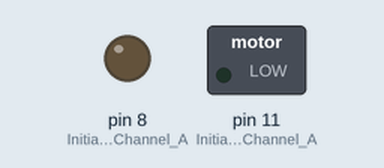
A sketch run on a simulated Arduino Uno, built with avr-gcc and run on an emulated ATmega328P. Parts: switched loads named in the sketch (green lamp = pin HIGH), output pins drawn as LEDs (lit = HIGH).

Above: at 2.0 s.
At 6.2 s:
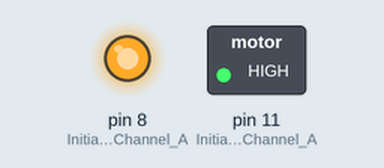
At 7.7 s:
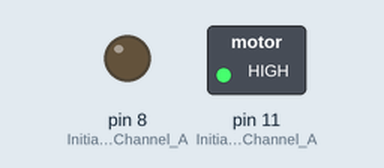
Timing chart, 0 to 11.5 s (numbered marks = the images above):
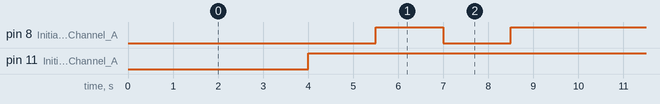

Measured:
- by itself, pin 8 (Initiates_Brake_Channel_A): repeats every 10.0 s: LOW 1.5 s, HIGH 5.5 s, LOW 1.5 s, HIGH 1.5 s
- by itself, pin 11 (Initiates_Motor_Channel_A): LOW → HIGH at 4.0 s
- by itself, everything shown: repeats every 10.0 s, in 4 steps

The sketch:

motor_b.ino
```cpp
void setup() {


  //Setup Channel B
  pinMode(11, OUTPUT); //Initiates Motor Channel A pin
  pinMode(8, OUTPUT);  //Initiates Brake Channel A pin

}

void loop(){
    delay (4000);

  //Motor A forward @ full speed
  digitalWrite(13, HIGH); //Establishes forward direction of Channel A
  digitalWrite(8, LOW);   //Disengage the Brake for Channel A
  analogWrite(11, 255);   //Spins the motor on Channel A at full speed


  delay(1500);


  digitalWrite(8, HIGH);  //Engage the Brake for Channel B


  delay(1500);


  //Motor A forward @ full speed
  digitalWrite(13, LOW);  //Establishes backward direction of Channel A
  digitalWrite(8, LOW);   //Disengage the Brake for Channel A
  analogWrite(11, 255);    //Spins the motor on Channel A at half speed


  delay(1500);


  digitalWrite(8, HIGH);  //Engage the Brake for Channel B


  delay(1500);

}
```
